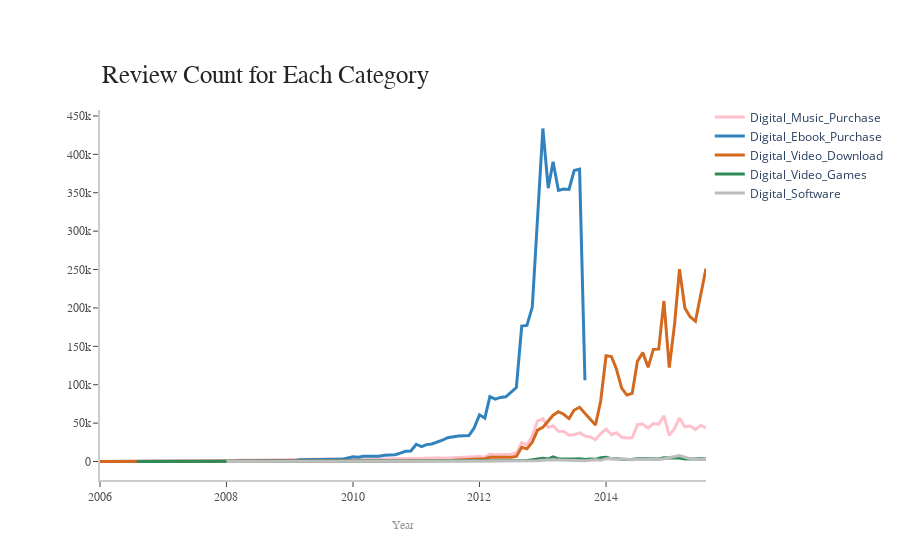

Here is the notebook cell this chart was saved with:
### Code cell
%%local
import plotly.graph_objects as go
import pandas as pd
count_tab = count_tab[count_tab['_2']>='2006-01']
count_tab = count_tab.sort_values('_2')
count_tab['_2'] = pd.to_datetime(count_tab['_2'])

fig = go.Figure()
colors = ['rgb(255,192,203)','rgb(49,130,189)', 'rgb(210,105,30)', 'rgb(46,139,87)',  'rgb(189,189,189)']
label = count_tab['_1'].unique()

for i in range(len(label)):
    color = colors[i]
    l = label[i]
    viz = count_tab[count_tab['_1']==l]
    fig.add_trace(go.Scatter(x= viz['_2'], y = viz['_3'], name = l, line = dict(color = color, width = 3), mode='lines'))

annotations = []

fig.update_layout(
    xaxis=dict(
        showline=True,
        showgrid=False,
        showticklabels=True,
        linecolor='rgb(204, 204, 204)',
        linewidth=2,
        ticks='outside',
        tickfont=dict(
            family='Arial',
            size=12,
            color='rgb(82, 82, 82)',
        ),
    ),
    yaxis=dict(
        showline=True,
        showgrid=False,
        showticklabels=True,
        linecolor='rgb(204, 204, 204)',
        linewidth=2,
        ticks='outside',
        tickfont=dict(
            family='Arial',
            size=12,
            color='rgb(82, 82, 82)',
        ),
    ),
    autosize=False,
    margin=dict(
        autoexpand=True,
        l=100,
        r=20,
        t=110,
    ),
    showlegend=True,
    plot_bgcolor='white'
)
annotations = []

# Title
annotations.append(dict(xref='paper', yref='paper', x=0.0, y=1.05,
                              xanchor='left', yanchor='bottom',
                              text='Review Count for Each Category',
                              font=dict(family='Arial',
                                        size=25,
                                        color='rgb(37,37,37)'),
                              showarrow=False))

annotations.append(dict(xref='paper', yref='paper', x=0.5, y=-0.1,
                              xanchor='center', yanchor='top',
                              text='Year',
                              font=dict(family='Arial',
                                        size=12,
                                        color='rgb(150,150,150)'),
                              showarrow=False))
# Legend
fig.update_layout(legend=dict(
    orientation="v",
    yanchor="top",
    y=1.02,
    xanchor="right",
    x=1.3
))
fig.update_layout(annotations=annotations)

fig.show()
